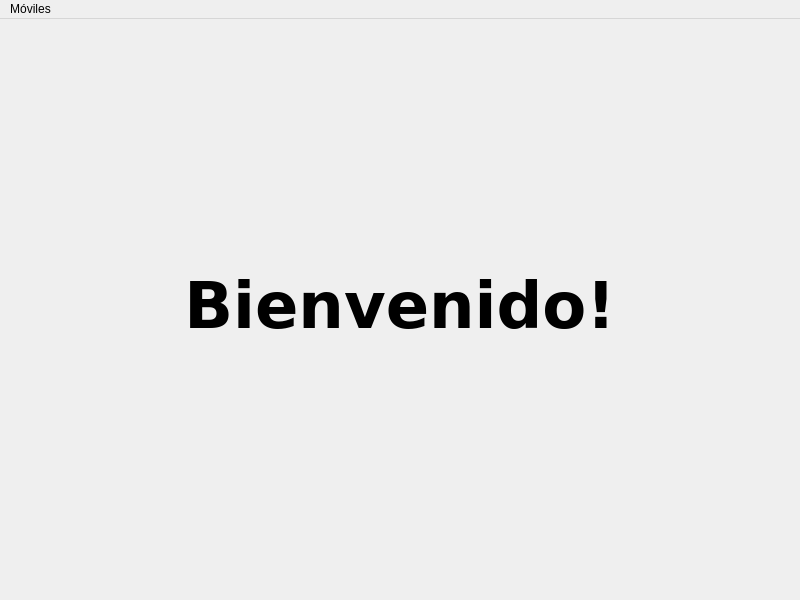
<?xml version="1.0" encoding="UTF-8"?>
<ui version="4.0">
    <class>MainWindow</class>
    <widget class="QMainWindow" name="MainWindow">
        <property name="geometry">
            <rect>
                <x>0</x>
                <y>0</y>
                <width>800</width>
                <height>600</height>
            </rect>
        </property>
        <property name="windowTitle">
            <string>Móviles</string>
        </property>
        <widget class="QWidget" name="centralwidget">
            <widget class="QLabel" name="label">
                <property name="geometry">
                    <rect>
                        <x>0</x>
                        <y>0</y>
                        <width>800</width>
                        <height>574</height>
                    </rect>
                </property>
                <property name="font">
                    <font>
                        <family>Verdana</family>
                        <pointsize>48</pointsize>
                        <weight>75</weight>
                        <bold>true</bold>
                    </font>
                </property>
                <property name="text">
                    <string>Bienvenido!</string>
                </property>
                <property name="alignment">
                    <set>Qt::AlignCenter</set>
                </property>
            </widget>
        </widget>
        <widget class="QMenuBar" name="menubar">
            <property name="geometry">
                <rect>
                    <x>0</x>
                    <y>0</y>
                    <width>800</width>
                    <height>26</height>
                </rect>
            </property>
            <widget class="QMenu" name="menuM_viles">
                <property name="title">
                    <string>Móviles</string>
                </property>
                <addaction name="menu_registrar"/>
                <addaction name="menu_listar_text"/>
                <addaction name="menu_listar_list"/>
                <addaction name="menu_listar_table"/>
                <addaction name="separator"/>
                <addaction name="menu_salir"/>
            </widget>
            <addaction name="menuM_viles"/>
        </widget>
        <action name="menu_registrar">
            <property name="text">
                <string>Registrar móvil</string>
            </property>
        </action>
        <action name="menu_listar_text">
            <property name="text">
                <string>Listar móviles (TextEdit)</string>
            </property>
        </action>
        <action name="menu_salir">
            <property name="text">
                <string>Salir</string>
            </property>
        </action>
        <action name="menu_listar_list">
            <property name="text">
                <string>Listar móviles (List Widget)</string>
            </property>
        </action>
        <action name="menu_listar_table">
            <property name="text">
                <string>Listar móviles (Table Widget)</string>
            </property>
        </action>
    </widget>
    <resources/>
    <connections/>
</ui>
